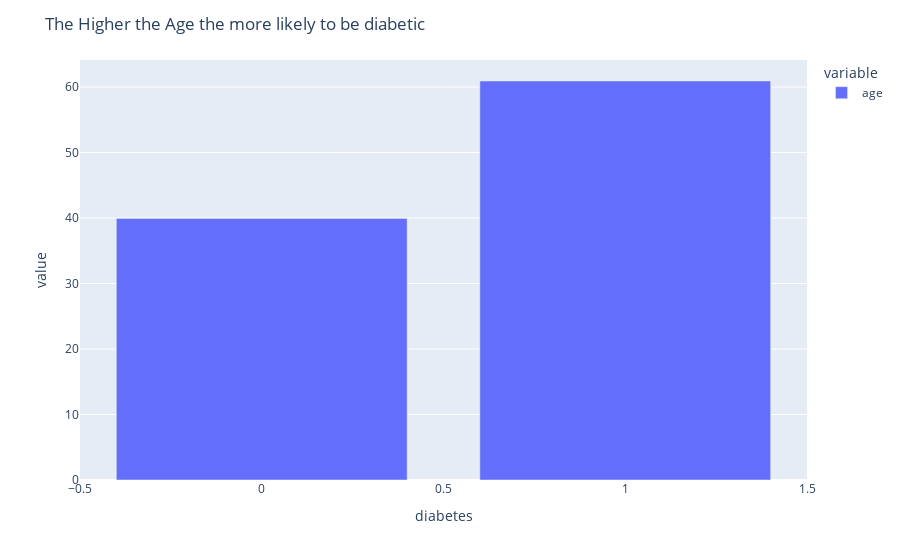

Write notebook code for a chart like this one.
### Code cell
fig = px.bar(diabete_age)

fig.update_layout(title_text="The Higher the Age the more likely to be diabetic")

### Figure 1 — Plotly figure (JSON) as saved in the notebook; plotly's stock layout.template omitted (floating-point values rounded to 4 significant figures)
{"data": [{"alignmentgroup": "True", "hovertemplate": "variable=age<br>diabetes=%{x}<br>value=%{y}<extra></extra>", "legendgroup": "age", "marker": {"color": "#636efa", "pattern": {"shape": ""}}, "name": "age", "offsetgroup": "age", "orientation": "v", "showlegend": true, "textposition": "auto", "type": "bar", "x": [0, 1], "xaxis": "x", "y": [39.94, 60.93], "yaxis": "y"}], "layout": {"autosize": true, "barmode": "relative", "legend": {"title": {"text": "variable"}, "tracegroupgap": 0}, "margin": {"t": 60}, "title": {"text": "The Higher the Age the more likely to be diabetic"}, "xaxis": {"anchor": "y", "autorange": true, "domain": [0, 1], "range": [-0.5, 1.5], "title": {"text": "diabetes"}, "type": "linear"}, "yaxis": {"anchor": "x", "autorange": true, "domain": [0, 1], "range": [0, 64.13], "title": {"text": "value"}, "type": "linear"}}}
